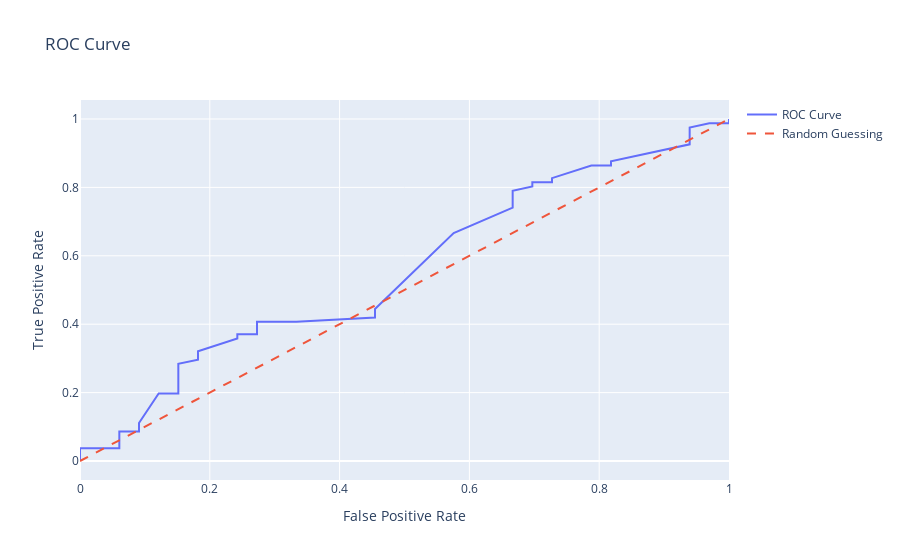

This figure's notebook cell:
### Code cell
fpr, tpr, thresholds = roc_curve(y_valid,  y_pred)
print(f'FPR: {fpr}')
print(f'TPR: {tpr}')
fpr, tpr, thresholds = roc_curve(y_valid, y_pred_proba[:, 1])
print(f'FPR: {fpr}')
print(f'TPR: {tpr}')

auc = roc_auc_score(y_valid, y_pred)
print(f'AUC: {auc}')
auc = roc_auc_score(y_valid, y_pred_proba[:, 1])
print(f'AUC: {auc}')

fig = go.Figure()
fig.add_trace(go.Scatter(x=fpr, y=tpr, mode='lines', name='ROC Curve'))
fig.add_trace(go.Scatter(x=[0, 1], y=[0, 1], mode='lines', name='Random Guessing', line=dict(dash='dash')))
fig.update_layout(title='ROC Curve',
                  xaxis_title='False Positive Rate',
                  yaxis_title='True Positive Rate')
fig.show()

### Figure 1 — Plotly figure (JSON) as saved in the notebook; plotly's stock layout.template omitted (floating-point values rounded to 4 significant figures)
{"data": [{"mode": "lines", "name": "ROC Curve", "type": "scatter", "x": [0.0, 0.0, 0.0, 0.06061, 0.06061, 0.06061, 0.09091, 0.09091, 0.1212, 0.1515, 0.1515, 0.1515, 0.1818, 0.1818, 0.2424, 0.2424, 0.2727, 0.2727, 0.2727, 0.3333, 0.4545, 0.4545, 0.5758, 0.6667, 0.6667, 0.697, 0.697, 0.7273, 0.7273, 0.7879, 0.8182, 0.8182, 0.9091, 0.9394, 0.9394, 0.9394, 0.9394, 0.9697, 1.0, 1.0], "y": [0.0, 0.01235, 0.03704, 0.03704, 0.06173, 0.08642, 0.08642, 0.1111, 0.1975, 0.1975, 0.2716, 0.284, 0.2963, 0.321, 0.358, 0.3704, 0.3704, 0.3827, 0.4074, 0.4074, 0.4198, 0.4444, 0.6667, 0.7407, 0.7901, 0.8025, 0.8148, 0.8148, 0.8272, 0.8642, 0.8642, 0.8765, 0.9136, 0.9259, 0.9383, 0.963, 0.9753, 0.9877, 0.9877, 1.0]}, {"line": {"dash": "dash"}, "mode": "lines", "name": "Random Guessing", "type": "scatter", "x": [0, 1], "y": [0, 1]}], "layout": {"title": {"text": "ROC Curve"}, "xaxis": {"title": {"text": "False Positive Rate"}}, "yaxis": {"title": {"text": "True Positive Rate"}}}}
